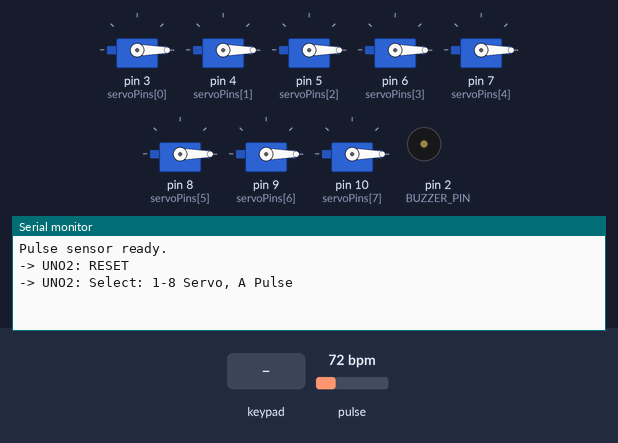
Recording of a sketch running on a simulated Arduino Uno, built with avr-gcc and run on an emulated ATmega328P. Parts: 8 × servo, buzzer (waves = sounding, pin HIGH), the last lines printed to the serial monitor. The inputs (shaded band) are chosen by the test bench; at power-on: pulse 72 bpm.

Above: at 1.2 s.
1.3 s: key '1' pressed
At 2.5 s:
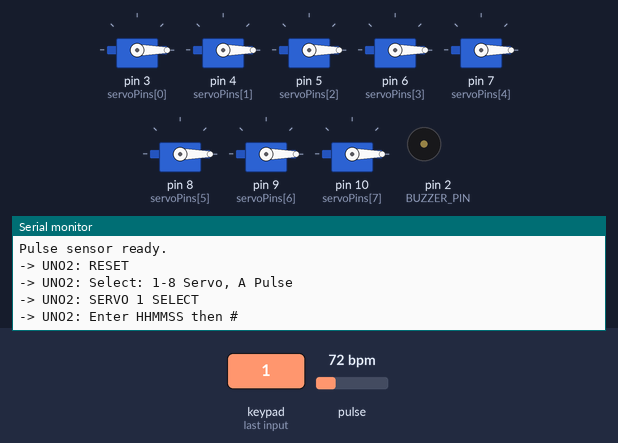
2.8 s: keypad keys 1 2 pressed 0.4 s apart
At 4.5 s:
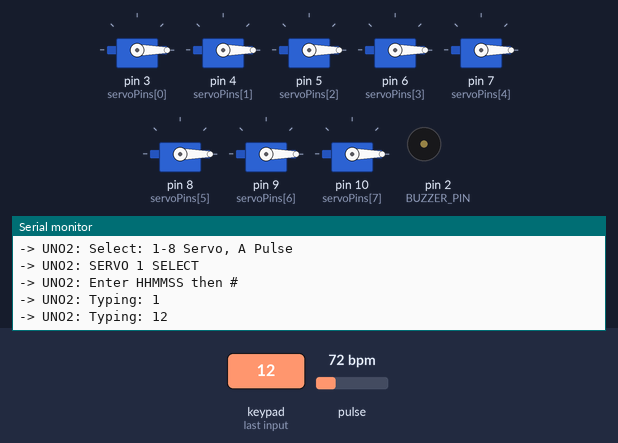
5.1 s: key '*' pressed
At 6.0 s:
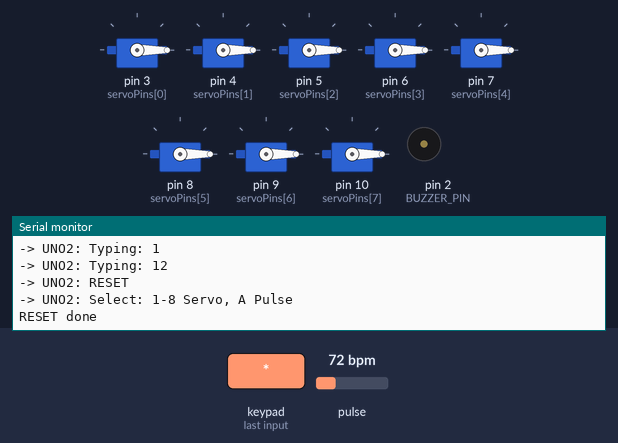
6.6 s: keypad keys 1 2 # pressed 0.4 s apart
At 7.9 s:
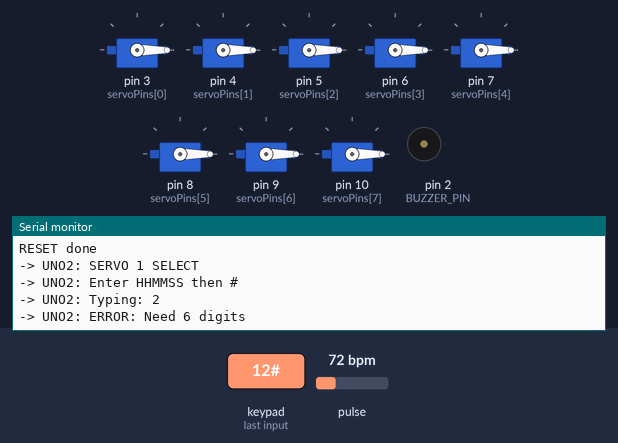
9.3 s: key 'A' pressed
At 10.8 s:
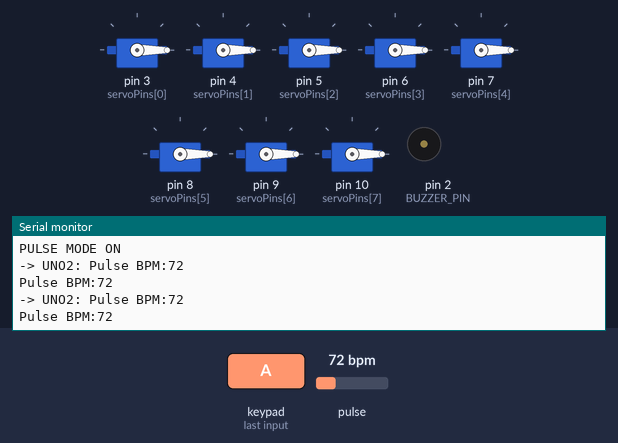

The sketch:

Aurdino1.ino
```cpp
#include <Keypad.h>
#include <Servo.h>
#include <SoftwareSerial.h>
#include <PulseSensorPlayground.h>

#define NUM_SERVOS 8
#define BUZZER_PIN 2
#define PULSE_PIN A0   // Pulse sensor pin

// Servo setup
Servo servos[NUM_SERVOS];
int servoPins[NUM_SERVOS] = {3, 4, 5, 6, 7, 8, 9, 10};

// Keypad setup
const byte ROWS = 4;
const byte COLS = 4;
char keys[ROWS][COLS] = {
  {'1','2','3','A'},
  {'4','5','6','B'},
  {'7','8','9','C'},
  {'*','0','#','D'}
};
byte rowPins[ROWS] = {11, 12, 13, A1};
byte colPins[COLS] = {A2, A3, A4, A5};
Keypad keypad = Keypad(makeKeymap(keys), rowPins, colPins, ROWS, COLS);

// Serial comm to UNO2
SoftwareSerial mySerial(6, 7); // RX, TX

// Pulse sensor
PulseSensorPlayground pulseSensor;
int Threshold = 550; // Default threshold (adjust if needed)

String inputTime = "";
unsigned long setTime[NUM_SERVOS] = {0};
unsigned long startTime[NUM_SERVOS] = {0};
bool timeSet[NUM_SERVOS] = {false};
bool servoRun[NUM_SERVOS] = {false};

int currentServo = -1;
bool pulseMode = false;

unsigned long lastPulseSend = 0;

void setup() {
  Serial.begin(9600);
  mySerial.begin(9600);

  // Attach servos
  for (int i=0; i<NUM_SERVOS; i++) {
    servos[i].attach(servoPins[i]);
    servos[i].write(0);
  }

  pinMode(BUZZER_PIN, OUTPUT);
  digitalWrite(BUZZER_PIN, LOW);

  // Pulse sensor setup
  pulseSensor.analogInput(PULSE_PIN);
  pulseSensor.setThreshold(Threshold);
  if (pulseSensor.begin()) {
    Serial.println("Pulse sensor ready.");
  }

  sendMsg("RESET");
  sendMsg("Select: 1-8 Servo, A Pulse");
}

void loop() {
  char key = keypad.getKey();

  if (key) {
    if (key == '*') { resetSystem(); }

    else if ((key >= '1' && key <= '8') && currentServo == -1 && !pulseMode) {
      currentServo = key - '1';
      inputTime = "";
      sendMsg("SERVO " + String(currentServo+1) + " SELECT");
      sendMsg("Enter HHMMSS then #");
    }

    else if (key == 'A' && currentServo == -1 && !pulseMode) {
      pulseMode = true;
      sendMsg("PULSE MODE ON");
      Serial.println("PULSE MODE ON");
    }

    else if (key >= '0' && key <= '9' && currentServo != -1 && !timeSet[currentServo]) {
      if (inputTime.length() < 6) {
        inputTime += key;
        sendMsg("Typing: " + inputTime);
      }
    }

    else if (key == '#' && currentServo != -1 && !timeSet[currentServo]) {
      if (inputTime.length() == 6) {
        int hh = inputTime.substring(0,2).toInt();
        int mm = inputTime.substring(2,4).toInt();
        int ss = inputTime.substring(4,6).toInt();

        setTime[currentServo] = ((unsigned long)hh * 3600UL +
                                 (unsigned long)mm * 60UL +
                                 (unsigned long)ss) * 1000UL;

        startTime[currentServo] = millis();
        timeSet[currentServo] = true;
        servoRun[currentServo] = false;

        sendMsg("SERVO " + String(currentServo+1) + " SET " +
                String(hh)+"h "+String(mm)+"m "+String(ss)+"s");
      } else {
        sendMsg("ERROR: Need 6 digits");
      }
      currentServo = -1;
    }
  }

  // Servo execution
  for (int i=0; i<NUM_SERVOS; i++) {
    if (timeSet[i] && !servoRun[i] && (millis() - startTime[i] >= setTime[i])) {
      digitalWrite(BUZZER_PIN, HIGH);
      servos[i].write(90);
      sendMsg("SERVO " + String(i+1) + " RUN");
      Serial.println("SERVO " + String(i+1) + " RUN");
      delay(2000);
      servos[i].write(0);
      servoRun[i] = true;
      digitalWrite(BUZZER_PIN, LOW);
      sendMsg("SERVO " + String(i+1) + " DONE");
      Serial.println("SERVO " + String(i+1) + " DONE");
    }
  }

  // Pulse sensor BPM (every second)
  if (pulseMode && millis() - lastPulseSend > 1000) {
    int myBPM = pulseSensor.getBeatsPerMinute();

    if (myBPM > 0) {   // Only send valid BPM
      String msg = "Pulse BPM:" + String(myBPM);
      sendMsg(msg);       // UNO2 LCD पर
      Serial.println(msg); // UNO1 Serial Monitor पर
    }

    lastPulseSend = millis();
  }
}

void resetSystem() {
  inputTime = "";
  currentServo = -1;
  pulseMode = false;
  for (int i=0; i<NUM_SERVOS; i++) {
    timeSet[i] = false;
    servoRun[i] = false;
    servos[i].write(0);
  }
  sendMsg("RESET");
  sendMsg("Select: 1-8 Servo, A Pulse");
  Serial.println("RESET done");
}

void sendMsg(String msg) {
  mySerial.println(msg);
  Serial.println("-> UNO2: " + msg);
}
```

Measured:
- after the input at 1.3 s, the serial monitor: prints a new line at once (image 1)
- after the input at 2.8 s, the serial monitor: prints a new line at once (image 2)
- after the input at 5.1 s, the serial monitor: prints a new line at once (image 3)
- after the input at 6.6 s, the serial monitor: prints a new line at once (image 4)
- after the input at 9.3 s, the serial monitor: prints a new line at once (image 5)
